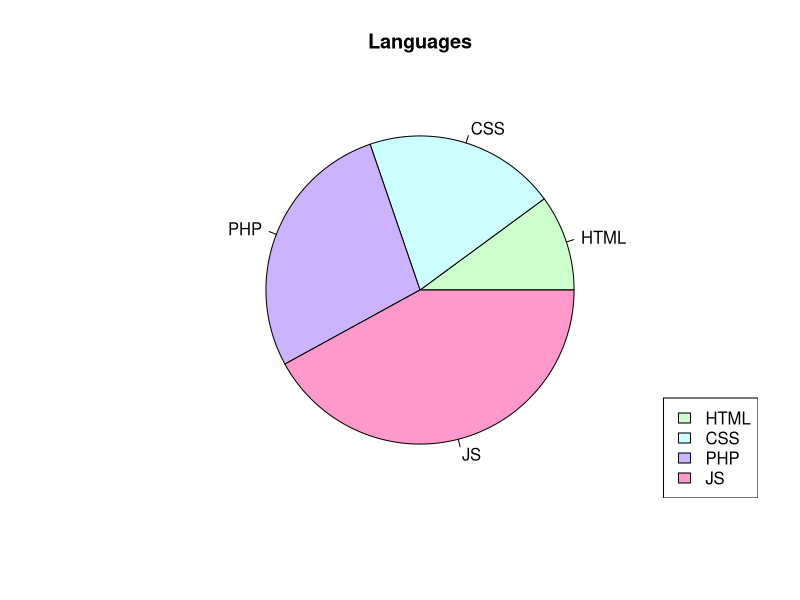
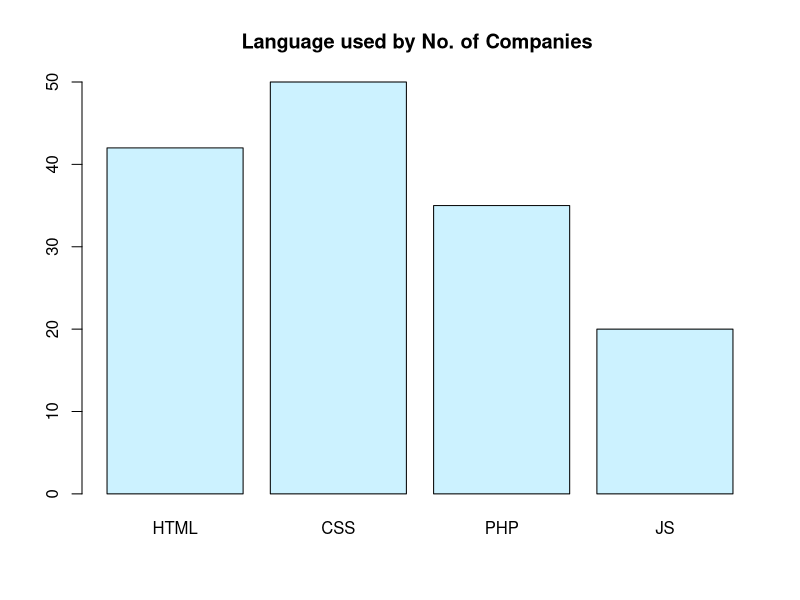
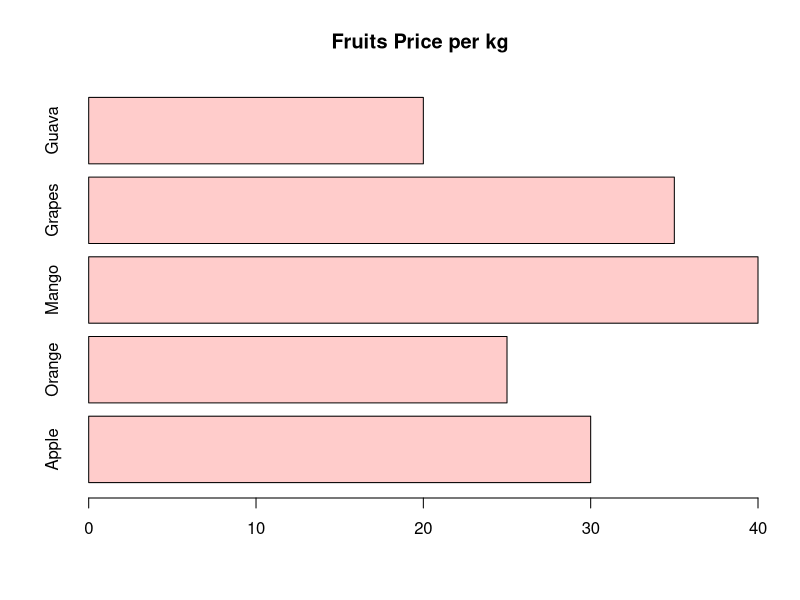
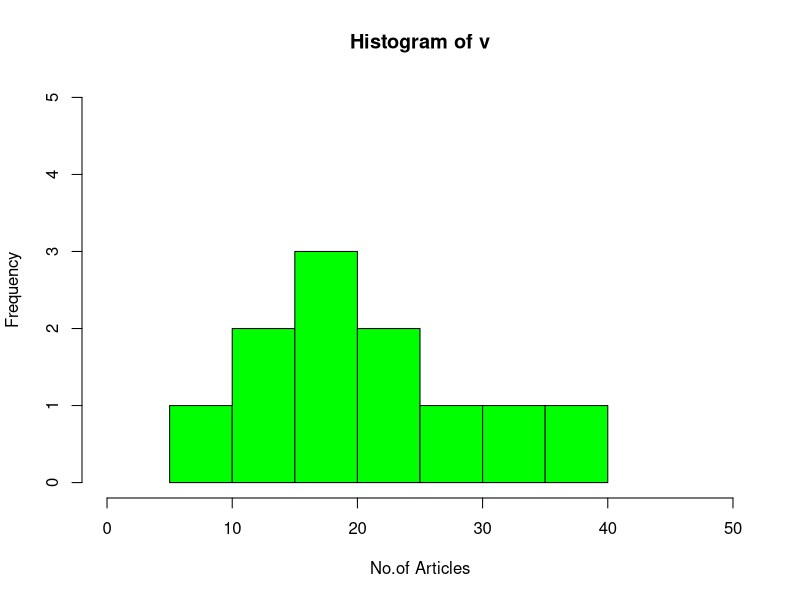
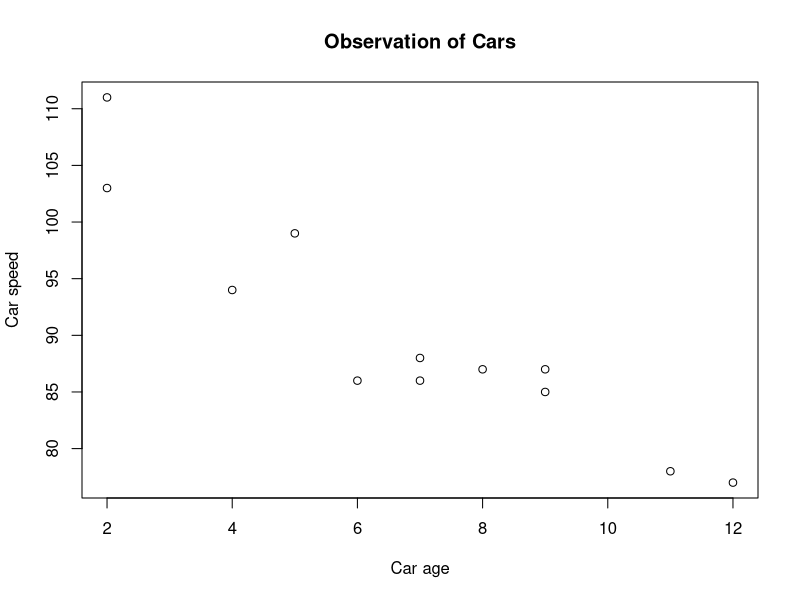
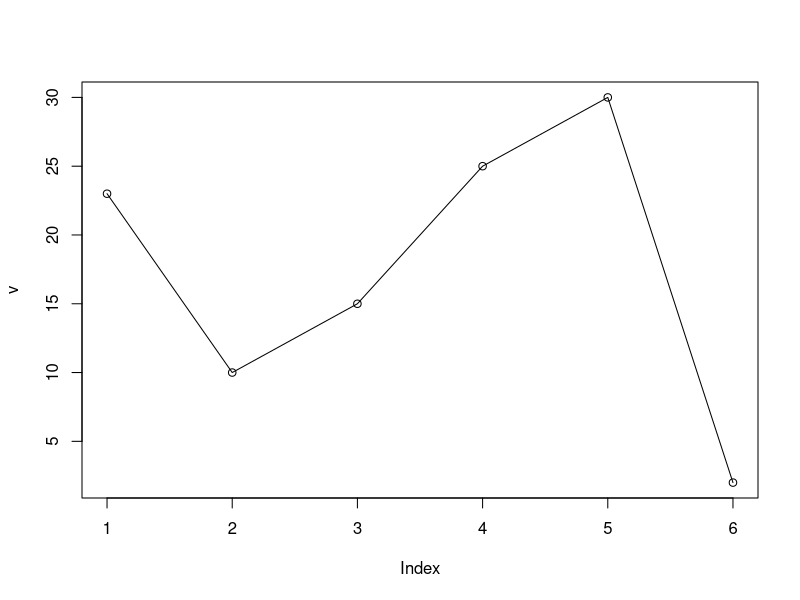
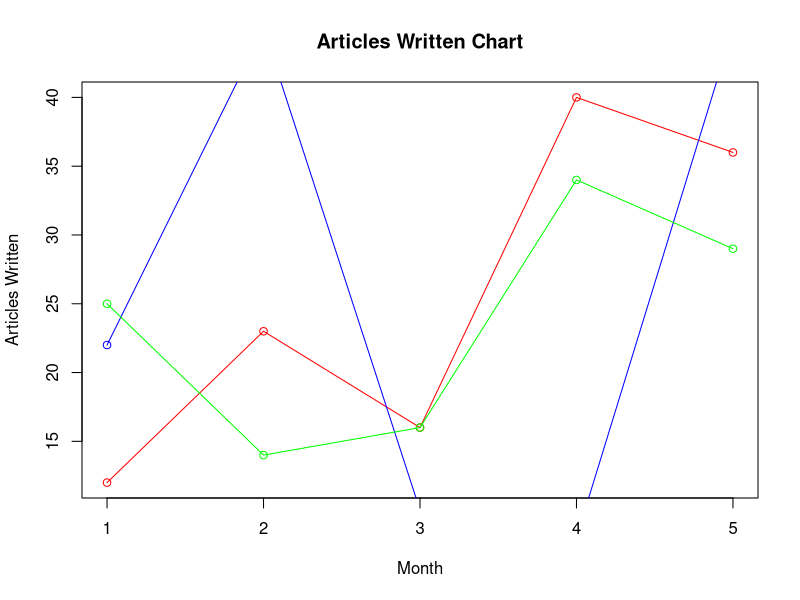

Write the R code that produced these figures, in order.
# Pie Chart:
x <- c(12,24,33,50)
mylabel <- c("HTML","CSS","PHP","JS");
colors <- c("#ccffcc", "#ccffff", "#ccb3ff", "#ff99cc")
pie(x, labels = mylabel, main = "Languages", col = colors)
legend("bottomright",mylabel,fill = colors)


#Bar Chart:
x <- c("HTML","CSS","PHP","JS");
y <- c(42,50,35,20)
barplot(y,names.arg = x, col ="#ccf2ff", main = "Language used by No. of Companies ")


#Horizontal Bar Chart:
x <- c("Apple" , "Orange" ,"Mango", "Grapes", "Guava")
y <- c(30, 25, 40, 35, 20)
barplot(y, names.arg = x, horiz = TRUE, col = "#ffcccb", main = "Fruits Price per kg")

#Histogram:
v <- c(19, 23, 11, 5, 16, 21, 32, 14, 19, 27, 39)

hist(v, xlab = "No.of Articles", col = "green", border = "black", xlim = c(0, 50), ylim = c(0, 5), breaks = 5)  


#) Scatter Plots:
x <- c(5,7,8,7,2,2,9,4,11,12,9,6)
y <- c(99,86,87,88,111,103,87,94,78,77,85,86)
plot(x, y, main="Observation of Cars", xlab="Car age", ylab="Car speed")


# Line Graph:
v <- c(23,10,15,25,30,2)
plot(v, type = "o")

# Grouped Line Graph:
v <- c(12, 23, 16, 40, 36)
t <- c(22, 45, 10, 8, 45)
m <- c(25, 14, 16, 34, 29)
plot(v, type = "o", col = "red", xlab = "Month", ylab = "Articles Written", main = "Articles Written Chart")
lines(t, type = "o", col = "blue")
lines(m, type = "o", col = "green")


